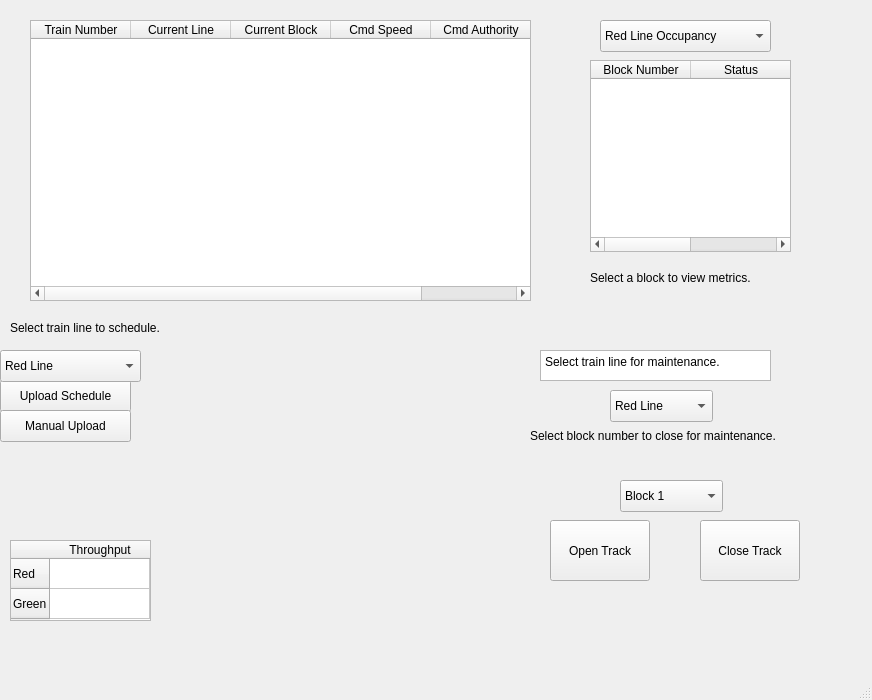
<?xml version="1.0" encoding="UTF-8"?>
<ui version="4.0">
 <class>MainWindow</class>
 <widget class="QMainWindow" name="MainWindow">
  <property name="geometry">
   <rect>
    <x>0</x>
    <y>0</y>
    <width>872</width>
    <height>700</height>
   </rect>
  </property>
  <property name="windowTitle">
   <string>MainWindow</string>
  </property>
  <widget class="QWidget" name="centralwidget">
   <widget class="QPushButton" name="btnUploadSchedule">
    <property name="geometry">
     <rect>
      <x>0</x>
      <y>380</y>
      <width>131</width>
      <height>32</height>
     </rect>
    </property>
    <property name="text">
     <string>Upload Schedule</string>
    </property>
   </widget>
   <widget class="QComboBox" name="comboTrainLine">
    <property name="geometry">
     <rect>
      <x>0</x>
      <y>350</y>
      <width>141</width>
      <height>32</height>
     </rect>
    </property>
    <item>
     <property name="text">
      <string>Red Line</string>
     </property>
    </item>
    <item>
     <property name="text">
      <string>Green Line</string>
     </property>
    </item>
   </widget>
   <widget class="QPushButton" name="btnCloseTrack">
    <property name="geometry">
     <rect>
      <x>700</x>
      <y>520</y>
      <width>100</width>
      <height>61</height>
     </rect>
    </property>
    <property name="text">
     <string>Close Track</string>
    </property>
   </widget>
   <widget class="QPushButton" name="btnOpenTrack">
    <property name="geometry">
     <rect>
      <x>550</x>
      <y>520</y>
      <width>100</width>
      <height>61</height>
     </rect>
    </property>
    <property name="text">
     <string>Open Track</string>
    </property>
   </widget>
   <widget class="QComboBox" name="comboBlockOccupancy">
    <property name="geometry">
     <rect>
      <x>600</x>
      <y>20</y>
      <width>171</width>
      <height>32</height>
     </rect>
    </property>
    <item>
     <property name="text">
      <string>Red Line Occupancy</string>
     </property>
    </item>
    <item>
     <property name="text">
      <string>Green Line Occupancy</string>
     </property>
    </item>
   </widget>
   <widget class="QTableWidget" name="tableTrainMonitor">
    <property name="geometry">
     <rect>
      <x>30</x>
      <y>20</y>
      <width>501</width>
      <height>281</height>
     </rect>
    </property>
    <column>
     <property name="text">
      <string>Train Number</string>
     </property>
    </column>
    <column>
     <property name="text">
      <string>Current Line</string>
     </property>
    </column>
    <column>
     <property name="text">
      <string>Current Block</string>
     </property>
    </column>
    <column>
     <property name="text">
      <string>Cmd Speed</string>
     </property>
    </column>
    <column>
     <property name="text">
      <string>Cmd Authority</string>
     </property>
    </column>
   </widget>
   <widget class="QPushButton" name="btnManualUpload">
    <property name="geometry">
     <rect>
      <x>0</x>
      <y>410</y>
      <width>131</width>
      <height>32</height>
     </rect>
    </property>
    <property name="text">
     <string>Manual Upload</string>
    </property>
   </widget>
   <widget class="QComboBox" name="maintBlock">
    <property name="geometry">
     <rect>
      <x>620</x>
      <y>480</y>
      <width>103</width>
      <height>32</height>
     </rect>
    </property>
    <item>
     <property name="text">
      <string>Block 1</string>
     </property>
    </item>
    <item>
     <property name="text">
      <string>Block 2</string>
     </property>
    </item>
    <item>
     <property name="text">
      <string>Block 3</string>
     </property>
    </item>
    <item>
     <property name="text">
      <string>Block 4</string>
     </property>
    </item>
    <item>
     <property name="text">
      <string>Block 5</string>
     </property>
    </item>
    <item>
     <property name="text">
      <string>...</string>
     </property>
    </item>
   </widget>
   <widget class="QLabel" name="label">
    <property name="geometry">
     <rect>
      <x>530</x>
      <y>410</y>
      <width>281</width>
      <height>51</height>
     </rect>
    </property>
    <property name="text">
     <string>Select block number to close for maintenance.</string>
    </property>
   </widget>
   <widget class="QLabel" name="label_2">
    <property name="geometry">
     <rect>
      <x>10</x>
      <y>320</y>
      <width>171</width>
      <height>16</height>
     </rect>
    </property>
    <property name="text">
     <string>Select train line to schedule.</string>
    </property>
   </widget>
   <widget class="QTableWidget" name="tableBlockOccupancy">
    <property name="geometry">
     <rect>
      <x>590</x>
      <y>60</y>
      <width>201</width>
      <height>192</height>
     </rect>
    </property>
    <column>
     <property name="text">
      <string>Block Number</string>
     </property>
    </column>
    <column>
     <property name="text">
      <string>Status</string>
     </property>
    </column>
   </widget>
   <widget class="QLabel" name="label_3">
    <property name="geometry">
     <rect>
      <x>590</x>
      <y>270</y>
      <width>201</width>
      <height>16</height>
     </rect>
    </property>
    <property name="text">
     <string>Select a block to view metrics.</string>
    </property>
   </widget>
   <widget class="QTableWidget" name="tableSystemAnalysis">
    <property name="geometry">
     <rect>
      <x>10</x>
      <y>540</y>
      <width>141</width>
      <height>81</height>
     </rect>
    </property>
    <row>
     <property name="text">
      <string>Red</string>
     </property>
    </row>
    <row>
     <property name="text">
      <string>Green</string>
     </property>
    </row>
    <column>
     <property name="text">
      <string>Throughput</string>
     </property>
    </column>
   </widget>
   <widget class="QPlainTextEdit" name="textMaint">
    <property name="geometry">
     <rect>
      <x>540</x>
      <y>350</y>
      <width>231</width>
      <height>31</height>
     </rect>
    </property>
    <property name="plainText">
     <string>Select train line for maintenance.</string>
    </property>
   </widget>
   <widget class="QComboBox" name="maintLine">
    <property name="geometry">
     <rect>
      <x>610</x>
      <y>390</y>
      <width>103</width>
      <height>32</height>
     </rect>
    </property>
    <item>
     <property name="text">
      <string>Red Line</string>
     </property>
    </item>
    <item>
     <property name="text">
      <string>Green Line</string>
     </property>
    </item>
   </widget>
  </widget>
  <widget class="QMenuBar" name="menubar">
   <property name="geometry">
    <rect>
     <x>0</x>
     <y>0</y>
     <width>872</width>
     <height>24</height>
    </rect>
   </property>
  </widget>
  <widget class="QStatusBar" name="statusbar"/>
 </widget>
 <resources/>
 <connections/>
</ui>
